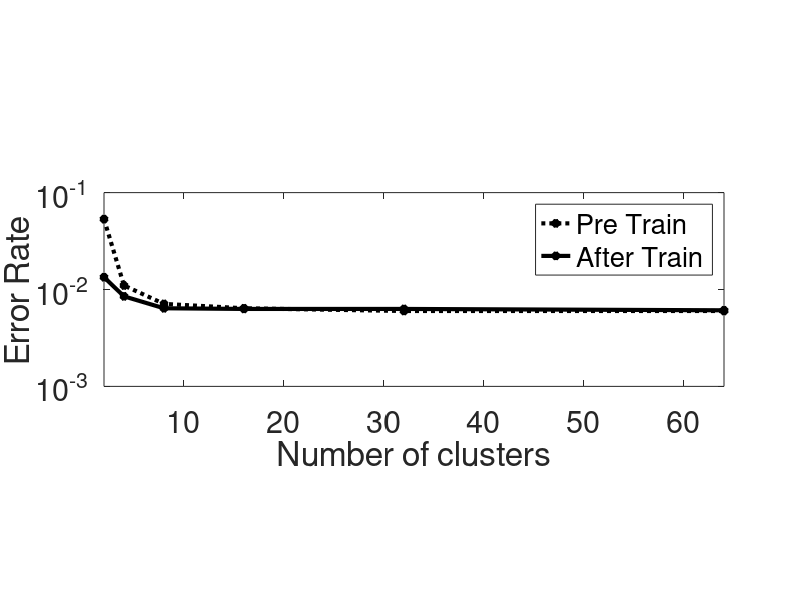

Recreate this plot in MATLAB.
ncluster = [2, 4, 8, 16, 32, 64]
nbits = [1, 2, 3, 4, 5, 6]

han_pre_train_acc = 1- [0.94669998, 0.98900002, 0.99290001, 0.99360001, 0.99400002, 0.99400002];
% han_pre_train_acc = [0.16579999, 0.82910001, 0.97540009, 0.99010015, 0.99290013];
% han_post_train_acc = [0.98659998, 0.99150002, 0.99360001, 0.99370003, 0.99440002, 0.9939];
han_post_train_acc = 1- [0.98659998, 0.99150002, 0.99360001, 0.99370003, 0.99370003, 0.99390018];
plot(ncluster,han_pre_train_acc, '*:black','LineWidth',3);
hold on
plot(ncluster,han_post_train_acc,'*-black','LineWidth',3);
lgd = legend('Pre Train', 'After Train');
set(lgd, 'FontSize', 22);
xlabel('Number of clusters','FontSize',22);
ylabel('Error Rate','FontSize',22);
set(gca,'fontsize',22);

x_width=3.25 ;y_width=1.125
set(gcf,'Position',[0 0 x_width y_width]);
set(gca,'XLim',[2 64])
% set(gca,'XTick',(1:1:6))
set(gca,'yscale','log')
pbaspect([3.2 1 1])

% % saveas(gcf,'fig1.pdf')
% % name_fig = 'hybrid_cycle'
% % export_fig([name_fig,'.pdf'], '-pdf','-transparent');
% figure
% 
% nbits = [2, 4, 8, 16, 32, 64]
% 
% fp_pre_train_acc = [0.1045, 0.16580001, 0.82910001, 0.97539997, 0.99010003, 0.99290001];
% 
% fp_post_train_acc = [0.97970003, 0.98040003, 0.9835, 0.98589998, 0.99250001, 0.9939];
% 
% figure
% plot(nbits,fp_pre_train_acc, '*:black','LineWidth',3);
% hold on
% plot(nbits,fp_post_train_acc,'*-black','LineWidth',3);
% lgd = legend('Pre Train', 'After Train');
% set(lgd, 'FontSize', 22);
% xlabel('Number of fractional bits','FontSize',22);
% ylabel('Test Accuracy','FontSize',22);
% set(gca,'fontsize',22);
% % set(gca, 'YScale', 'log')
% 
% 
% x_width=3.25 ;y_width=1.125
% set(gcf,'Units','normalized');
% set(gcf,'Position',[0 0 x_width y_width]);
% set(gca,'XLim',[1 64])
% % set(gca,'XTick',(1:1:64))
% pbaspect([3.2 1 1])
% 
% 
% figure
% plot(nbits(4:6),fp_pre_train_acc(4:6), '*:black','LineWidth',3);
% hold on
% plot(nbits(4:6),fp_post_train_acc(4:6),'*-black','LineWidth',3);
% lgd = legend('Pre Train', 'After Train');
% set(lgd, 'FontSize', 22);
% xlabel('Number of fractional bits','FontSize',22);
% ylabel('Test Accuracy','FontSize',22);
% set(gca,'fontsize',22);
% 
% 
% x_width=3.25 ;y_width=1.125
% set(gcf,'Units','normalized');
% set(gcf,'Position',[0 0 x_width y_width]);
% set(gca,'XLim',[16 64])
% pbaspect([3.2 1 1])
% 
% % set(gca,'XTick',(1:1:64))
% 
